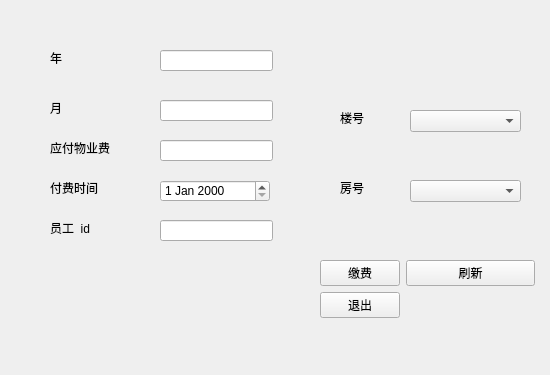
<?xml version="1.0" encoding="UTF-8"?>
<ui version="4.0">
 <class>property_fee</class>
 <widget class="QWidget" name="property_fee">
  <property name="geometry">
   <rect>
    <x>0</x>
    <y>0</y>
    <width>550</width>
    <height>375</height>
   </rect>
  </property>
  <property name="windowTitle">
   <string>property_fee</string>
  </property>
  <widget class="QLabel" name="label_2">
   <property name="geometry">
    <rect>
     <x>50</x>
     <y>100</y>
     <width>72</width>
     <height>15</height>
    </rect>
   </property>
   <property name="text">
    <string>月</string>
   </property>
  </widget>
  <widget class="QLabel" name="is_paid_label">
   <property name="geometry">
    <rect>
     <x>60</x>
     <y>260</y>
     <width>231</width>
     <height>61</height>
    </rect>
   </property>
   <property name="text">
    <string/>
   </property>
  </widget>
  <widget class="QComboBox" name="building_id_comboBox">
   <property name="geometry">
    <rect>
     <x>410</x>
     <y>110</y>
     <width>111</width>
     <height>22</height>
    </rect>
   </property>
  </widget>
  <widget class="QComboBox" name="house_id_comboBox">
   <property name="geometry">
    <rect>
     <x>410</x>
     <y>180</y>
     <width>111</width>
     <height>22</height>
    </rect>
   </property>
  </widget>
  <widget class="QDateEdit" name="paid_dateEdit">
   <property name="geometry">
    <rect>
     <x>160</x>
     <y>180</y>
     <width>110</width>
     <height>22</height>
    </rect>
   </property>
  </widget>
  <widget class="QLabel" name="label_5">
   <property name="geometry">
    <rect>
     <x>50</x>
     <y>180</y>
     <width>72</width>
     <height>15</height>
    </rect>
   </property>
   <property name="text">
    <string>付费时间</string>
   </property>
  </widget>
  <widget class="QLineEdit" name="due_payment_lineEdit">
   <property name="geometry">
    <rect>
     <x>160</x>
     <y>140</y>
     <width>113</width>
     <height>21</height>
    </rect>
   </property>
   <property name="readOnly">
    <bool>true</bool>
   </property>
  </widget>
  <widget class="QLabel" name="label_8">
   <property name="geometry">
    <rect>
     <x>340</x>
     <y>180</y>
     <width>72</width>
     <height>15</height>
    </rect>
   </property>
   <property name="text">
    <string>房号</string>
   </property>
  </widget>
  <widget class="QLabel" name="label_3">
   <property name="geometry">
    <rect>
     <x>50</x>
     <y>140</y>
     <width>72</width>
     <height>15</height>
    </rect>
   </property>
   <property name="text">
    <string>应付物业费</string>
   </property>
  </widget>
  <widget class="QLineEdit" name="staff_id_lineEdit">
   <property name="geometry">
    <rect>
     <x>160</x>
     <y>220</y>
     <width>113</width>
     <height>21</height>
    </rect>
   </property>
   <property name="readOnly">
    <bool>true</bool>
   </property>
  </widget>
  <widget class="QLabel" name="label_6">
   <property name="geometry">
    <rect>
     <x>50</x>
     <y>220</y>
     <width>72</width>
     <height>15</height>
    </rect>
   </property>
   <property name="text">
    <string>员工_id</string>
   </property>
  </widget>
  <widget class="QLineEdit" name="month_lineEdit">
   <property name="geometry">
    <rect>
     <x>160</x>
     <y>100</y>
     <width>113</width>
     <height>21</height>
    </rect>
   </property>
   <property name="readOnly">
    <bool>true</bool>
   </property>
  </widget>
  <widget class="QLabel" name="label_7">
   <property name="geometry">
    <rect>
     <x>340</x>
     <y>110</y>
     <width>72</width>
     <height>15</height>
    </rect>
   </property>
   <property name="text">
    <string>楼号</string>
   </property>
  </widget>
  <widget class="QLineEdit" name="year_lineEdit">
   <property name="geometry">
    <rect>
     <x>160</x>
     <y>50</y>
     <width>113</width>
     <height>21</height>
    </rect>
   </property>
   <property name="readOnly">
    <bool>true</bool>
   </property>
  </widget>
  <widget class="QLabel" name="label">
   <property name="geometry">
    <rect>
     <x>50</x>
     <y>50</y>
     <width>72</width>
     <height>15</height>
    </rect>
   </property>
   <property name="text">
    <string>年</string>
   </property>
  </widget>
  <widget class="QWidget" name="widget" native="true">
   <property name="geometry">
    <rect>
     <x>320</x>
     <y>260</y>
     <width>215</width>
     <height>85</height>
    </rect>
   </property>
   <layout class="QFormLayout" name="formLayout">
    <item row="0" column="0">
     <widget class="QPushButton" name="pushButton">
      <property name="text">
       <string>缴费</string>
      </property>
     </widget>
    </item>
    <item row="0" column="1">
     <widget class="QPushButton" name="new_pushButton">
      <property name="text">
       <string>刷新</string>
      </property>
     </widget>
    </item>
    <item row="1" column="0">
     <widget class="QPushButton" name="exit_pushButton">
      <property name="text">
       <string>退出</string>
      </property>
     </widget>
    </item>
   </layout>
  </widget>
 </widget>
 <resources/>
 <connections>
  <connection>
   <sender>exit_pushButton</sender>
   <signal>clicked()</signal>
   <receiver>property_fee</receiver>
   <slot>close()</slot>
   <hints>
    <hint type="sourcelabel">
     <x>378</x>
     <y>325</y>
    </hint>
    <hint type="destinationlabel">
     <x>297</x>
     <y>354</y>
    </hint>
   </hints>
  </connection>
 </connections>
</ui>
